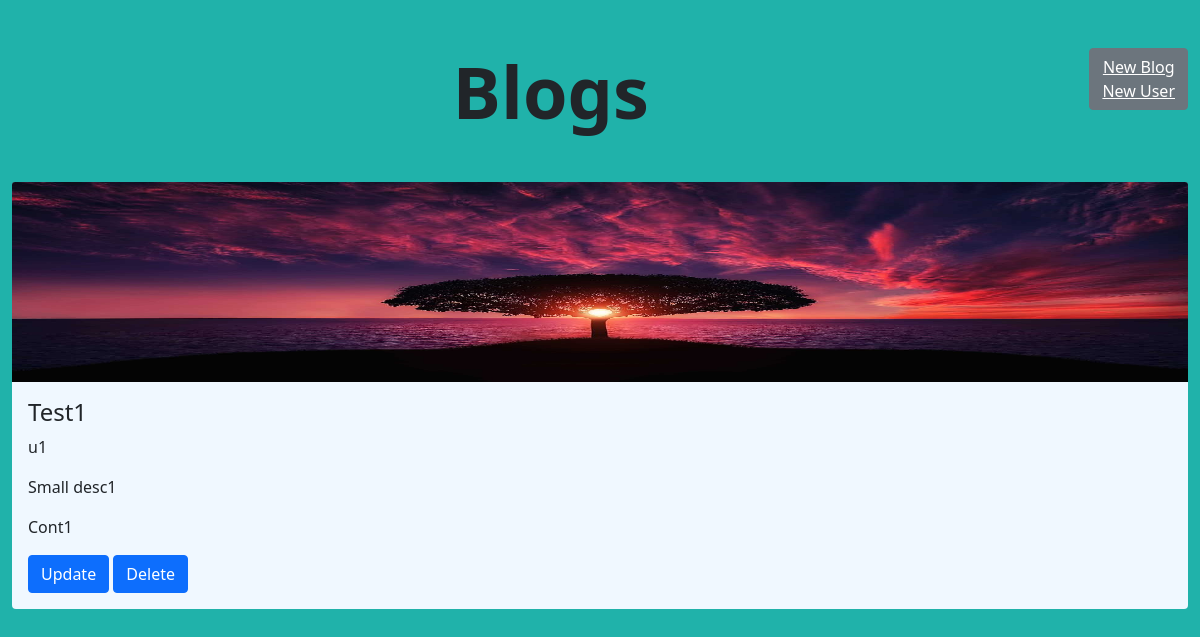
/show/, run on an earlier commit of the app's database.
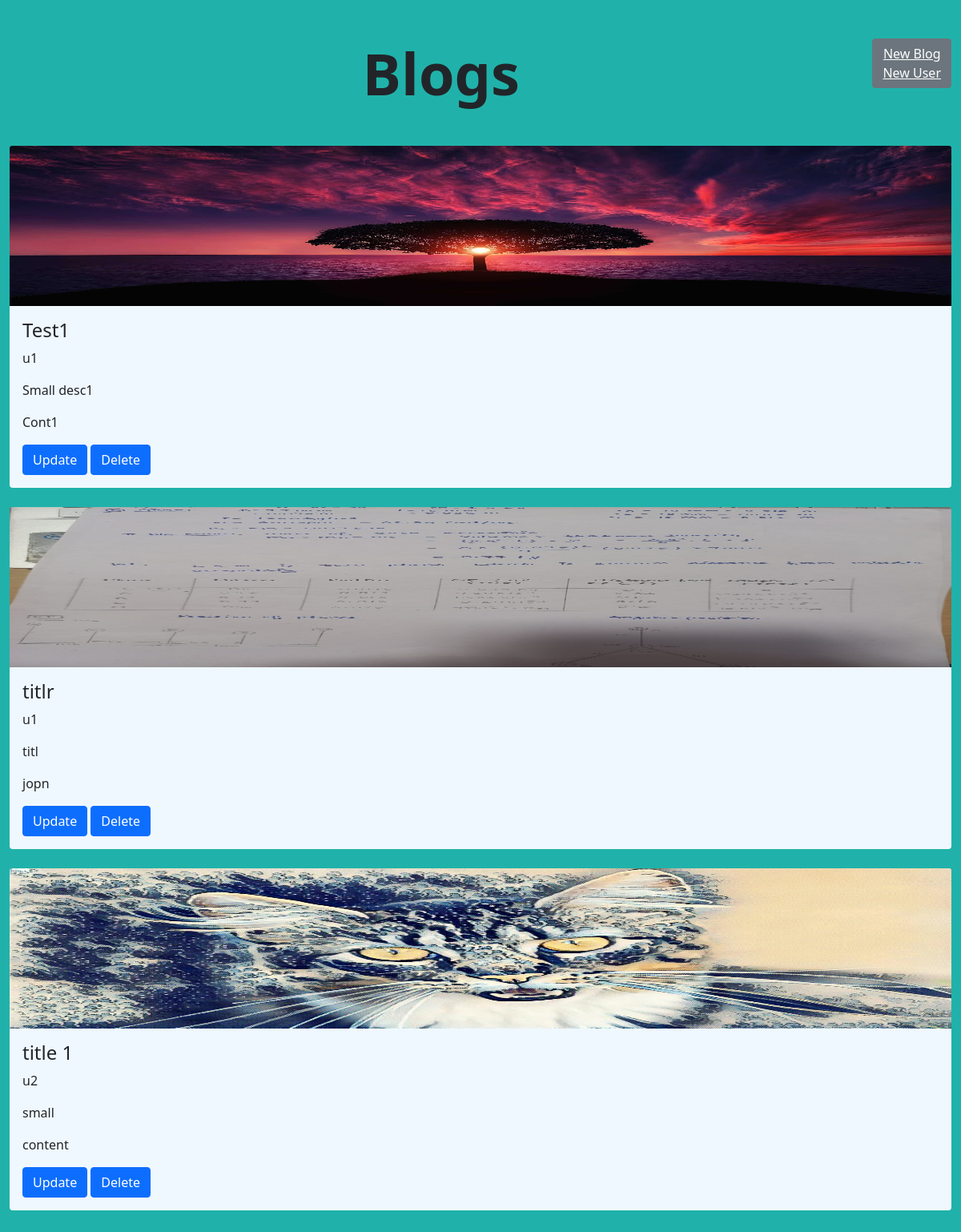
And on a later commit of the database.
### blog/models.py (models this page shows)
class Blog(models.Model):
    title=models.CharField(max_length=200)
    description=models.CharField(max_length=500)
    content=models.CharField(max_length=1000)
    Tags=models.ManyToManyField(Tags)
    User=models.ForeignKey(User,on_delete=models.CASCADE)
    date_created=models.DateTimeField(auto_now_add=True)
    Img= models.ImageField(null=True ,blank=True, upload_to="images/")
    class Meta:
        ordering=['date_created']

class User(models.Model):
    name=models.CharField(max_length=50)
    def __str__(self):
        return self.name

### blog/views.py (the view)
# urls.py: path('show/',views.show,name='show'),
def show(request):
     blogs = Blog.objects.all()
     return render(request,"blog_display.html",{'info':blogs})

### templates/blog_display.html (shortened to what this page needs)
<!doctype html>
<html lang="en">
  <head>
    <link href="https://cdn.jsdelivr.net/npm/bootstrap@5.0.2/dist/css/bootstrap.min.css" rel="stylesheet">
    <link rel="stylesheet" href="https://cdnjs.cloudflare.com/ajax/libs/OwlCarousel2/2.3.4/assets/owl.carousel.min.css" />
    <link rel="stylesheet" href="https://cdnjs.cloudflare.com/ajax/libs/OwlCarousel2/2.3.4/assets/owl.theme.default.min.css" />
  </head>
  <body>
        <div class="container-fluid my-5">
            <h1 class="text-center fw-bold display-2">
                Blogs
                <button type="submit" class="btn btn-secondary" style="float: right;">
                    <a href="{% url 'Form' %}" style="color:white"> New Blog </a>
                    <br/>
                    <a href="{% url 'Add_User' %}" style="color:white"> New User </a>
                </button>
            </h1>
            <div class="row mt-5">
                <div class="owl-carousel owl-theme" data-blog>
                    {% for blog in info %}
                    <div class="item mb-4">
                        <div class="card border-0">
                            {% if blog.Img %}
                            <img height="200px"class="card-img-top" src=" {{ blog.Img.url}}" alt="Card image cap">
                            {% endif %}
                            <div class="card-body">
                                <h4 class="card-title">{{blog.title}}</h4>
                                <p>{{blog.User}}</p>
                                <p class="card-text"> {{blog.description}} </p>
                                <p class="card-text"> {{blog.content}} </p>
                                <a class="btn btn-primary" href = "{% url 'Update' blog.pk %}">Update</a>
                                <a class="btn btn-primary" href = "{% url 'Delete' blog.pk %}">Delete</a>
                            </div>
                        </div>
                    </div>
                    {% endfor %}
                </div>
            </div>
        </div>
  </body>
</html>

### templates/blog_display.html (style rules this page uses)
.card { background-color: aliceblue; }
body { background-color: lightseagreen; }

What changed in the data, as far as the page shows it:
added Blog: Img (picture), title "titlr", User "u1", description "titl", content "jopn"
added Blog: Img (picture), title "title 1", User "u2", description "small", content "content"
